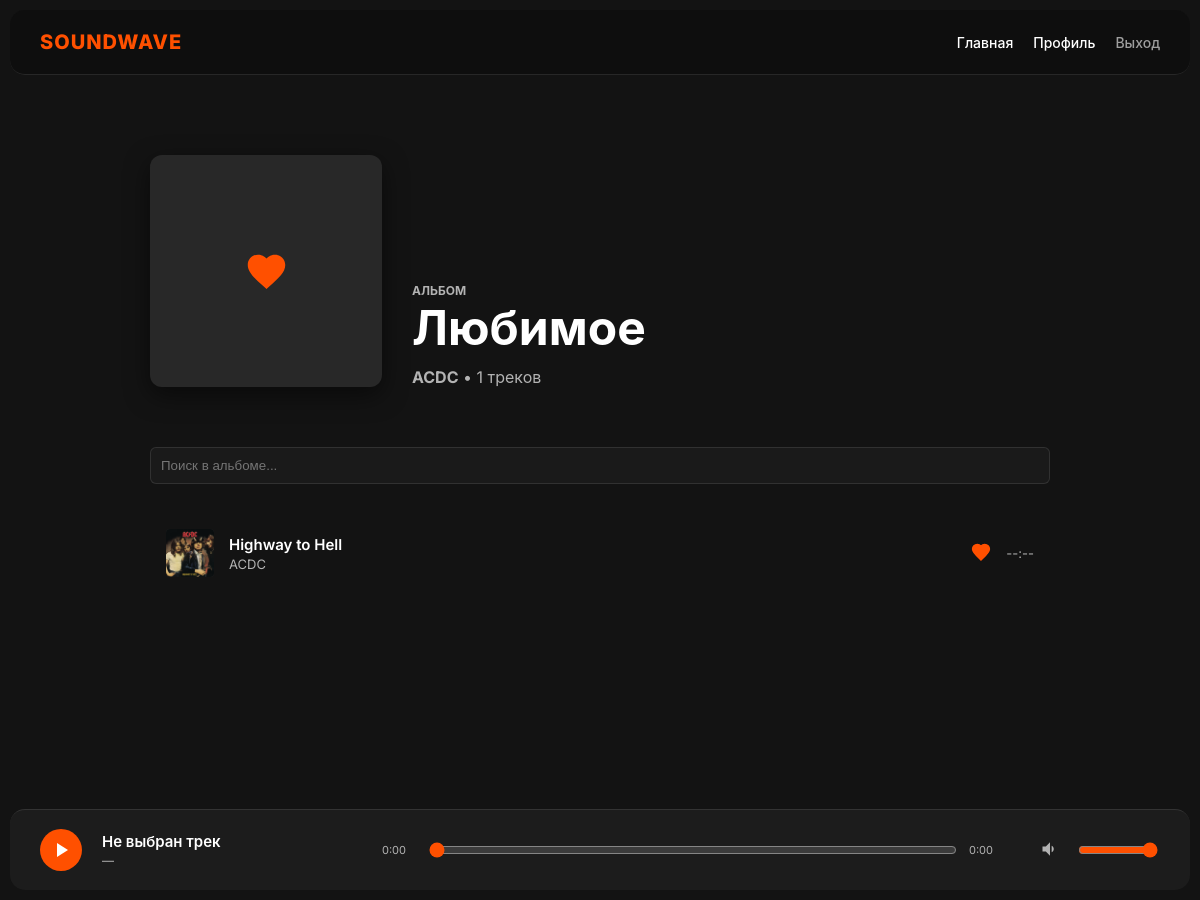
The app's page /album/4/ (signed in) with its own data.
### pc_store/models.py (models this page shows, shortened)
class Album(models.Model):
    title = models.CharField(max_length=200)
    owner = models.ForeignKey(User, on_delete=models.CASCADE, related_name='albums')
    tracks = models.ManyToManyField('Track', related_name='contained_in', blank=True)
    is_public = models.BooleanField(default=False)
    is_favorite_folder = models.BooleanField(default=False)
    created_at = models.DateTimeField(auto_now_add=True)

class Track(models.Model):
    artist = models.ForeignKey(Artist, on_delete=models.CASCADE, related_name='tracks')
    title = models.CharField(max_length=200, verbose_name="Название")
    audio_file = models.FileField(upload_to='music/', verbose_name="Файл трека")
    cover = models.ImageField(upload_to='covers/', blank=True, verbose_name="Обложка")
    genre = models.CharField(max_length=50, default='Rock', verbose_name="Жанр")
    plays = models.PositiveIntegerField(default=0, verbose_name="Прослушивания")
    release_date = models.DateField(auto_now_add=True, verbose_name="Дата выхода")
    likes = models.ManyToManyField(User, related_name='liked_tracks', blank=True)

class Artist(models.Model):
    user = models.OneToOneField(User, on_delete=models.CASCADE)
    bio = models.TextField(blank=True, verbose_name="О себе")
    is_premium = models.BooleanField(default=False, verbose_name="Платная подписка")

class Profile(models.Model):
    ROLE_CHOICES = [
        ('listener', 'Слушатель'),
        ('artist', 'Артист'),
    ]
    user = models.OneToOneField(User, on_delete=models.CASCADE)
    role = models.CharField(max_length=10, choices=ROLE_CHOICES, default='listener')
    bio = models.TextField(blank=True, verbose_name="О себе")
    avatar = models.ImageField(upload_to='avatars/', blank=True, null=True)
    @property
    def favorite_album(self):
        from .models import Album
        return Album.objects.filter(owner=self.user, is_favorite_folder=True).first()

### pc_store/views.py (the view)
# urls.py: path('album/<int:album_id>/', views.album_detail, name='album_detail'),
def album_detail(request, album_id):
    album = get_object_or_404(Album, id=album_id)
    if not album.is_public and album.owner != request.user:
        return render(request, '403.html', status=403)
    return render(request, 'album_detail.html', {
        'album': album,
        'tracks': album.tracks.all()
    })

### templates/album_detail.html (shortened to what this page needs)
{% extends 'base.html' %}
{% block content %}
<div class="album-page">
    <div class="album-header">
        <div class="album-cover-large">
            {% if album.is_favorite_folder %}
                <svg width="45" height="45" viewBox="0 0 24 24" fill="var(--accent-color)" xmlns="http://www.w3.org/2000/svg">
                    <path d="M12 21.35l-1.45-1.32C5.4 15.36 2 12.28 2 8.5 2 5.42 4.42 3 7.5 3c1.74 0 3.41.81 4.5 2.09C13.09 3.81 14.76 3 16.5 3 19.58 3 22 5.42 22 8.5c0 3.78-3.4 6.86-8.55 11.54L12 21.35z"/>
                </svg>
            {% else %}
                <span>💿</span>
            {% endif %}
        </div>
        <div class="album-info">
            <p style="text-transform: uppercase; font-size: 12px; font-weight: 700;">Альбом</p>
            <h1>{{ album.title }}</h1>
            <p><strong>{{ album.owner.username }}</strong> • {{ tracks.count }} треков</p>
        </div>
    </div>
    <div class="album-actions">
        <input type="text" id="trackSearch" class="search-input" placeholder="Поиск в альбоме..." onkeyup="filterTracks()">
    </div>
    <div class="track-list" id="trackList">
        {% for track in tracks %}
            {% include "includes/track_item.html" with track=track %}
        {% empty %}
            <p style="color: var(--text-dim); text-align: center; padding: 40px;">Альбом пуст</p>
        {% endfor %}
    </div>
</div>
{% endblock %}

### templates/includes/track_item.html (shortened to what this page needs)
<div class="track-row" data-url="{{ track.audio_file.url }}">
    <div class="track-icon-wrapper">
        {% if track.cover %}
            <img src="{{ track.cover.url }}" alt="cover">
        {% endif %}
    </div>
    <div class="track-info">
        <div class="track-title">{{ track.title }}</div>
        <div class="track-artist">{{ track.artist.user.username }}</div>
    </div>
    <div class="track-meta">
        <a href="{% url 'toggle_favorite' track.id %}" class="like-button">
            <svg class="heart-icon {% if track in user.profile.favorite_album.tracks.all %}is-liked{% endif %}" viewBox="0 0 24 24" width="20" height="20">
                <path d="M12 21.35l-1.45-1.32C5.4 15.36 2 12.28 2 8.5 2 5.42 4.42 3 7.5 3c1.74 0 3.41.81 4.5 2.09C13.09 3.81 14.76 3 16.5 3 19.58 3 22 5.42 22 8.5c0 3.78-3.4 6.86-8.55 11.54L12 21.35z"/>
            </svg>
        </a>
        <span class="list-track-duration">--:--</span>
    </div>
</div>

### templates/base.html (style rules this page uses)
:root { --bg-color: #131313; --card-bg: #1a1a1a; --accent-color: #ff5000; --text-main: #ffffff; --text-dim: #b3b3b3; --border-color: rgba(255, 255, 255, 0.1); --hover-white: rgba(255, 255, 255, 0.05); }
body { font-family: 'Inter', -apple-system, sans-serif; background: var(--bg-color); color: var(--text-main); margin: 0; padding-bottom: 90px; min-height: 100vh; }
a { text-decoration: none; color: inherit; transition: 0.2s; }
.heart-icon { fill: none; stroke: #b3b3b3; stroke-width: 2; transition: 0.2s; }
.heart-icon.is-liked { fill: var(--accent-color); stroke: var(--accent-color); }
input[type="text"], input[type="password"], input[type="email"], textarea, select { background: var(--card-bg); border: 1px solid var(--border-color); color: white; padding: 10px; border-radius: 6px; width: 100%; margin-bottom: 15px; }

### templates/album_detail.html (style rules this page uses)
.album-page { max-width: 900px; margin: 0 auto; }
.album-header { display: flex; gap: 30px; padding: 40px 0; align-items: flex-end; }
.album-cover-large { width: 232px; height: 232px; background: #282828; border-radius: 12px; display: flex; align-items: center; justify-content: center; font-size: 80px; box-shadow: 0 8px 24px rgba(0,0,0,0.5); flex-shrink: 0; }
.album-info h1 { font-size: 48px; margin: 0 0 10px 0; }
.album-info p { color: var(--text-dim); margin: 0; }
.album-actions { margin: 20px 0; display: flex; justify-content: space-between; align-items: center; }
.search-input { background: #282828; border: 1px solid transparent; color: white; padding: 8px 16px; border-radius: 20px; width: 250px; outline: none; }
.track-info { flex-grow: 1; min-width: 0; }
.track-title { font-weight: 600; font-size: 15px; margin-bottom: 2px; }
.track-artist { color: var(--text-dim); font-size: 13px; }
.track-meta { display: flex; align-items: center; gap: 15px; color: var(--text-dim); font-size: 13px; }
.heart-icon { fill: none; stroke: #b3b3b3; stroke-width: 2; transition: 0.2s; }
.heart-icon.is-liked { fill: var(--accent-color); stroke: var(--accent-color); }

### templates/includes/track_item.html (style rules this page uses)
.track-row { display: flex; align-items: center; gap: 15px; padding: 10px 16px; border-radius: 8px; transition: 0.2s; cursor: pointer; }
.track-icon-wrapper { position: relative; width: 48px; height: 48px; background: #282828; border-radius: 4px; overflow: hidden; display: flex; align-items: center; justify-content: center; flex-shrink: 0; }
.track-icon-wrapper img { width: 100%; height: 100%; object-fit: cover; }
.track-info { flex-grow: 1; min-width: 0; }
.track-title { font-weight: 600; font-size: 15px; margin-bottom: 2px; }
.track-artist { color: var(--text-dim); font-size: 13px; }
.track-meta { display: flex; align-items: center; gap: 15px; color: var(--text-dim); font-size: 13px; }

### records on screen
Album: title "Любимое", owner.username "ACDC"
Track: cover (picture), title "Highway to Hell", artist.user.username "ACDC"

### other values on screen
{{ tracks.count }} "1"
